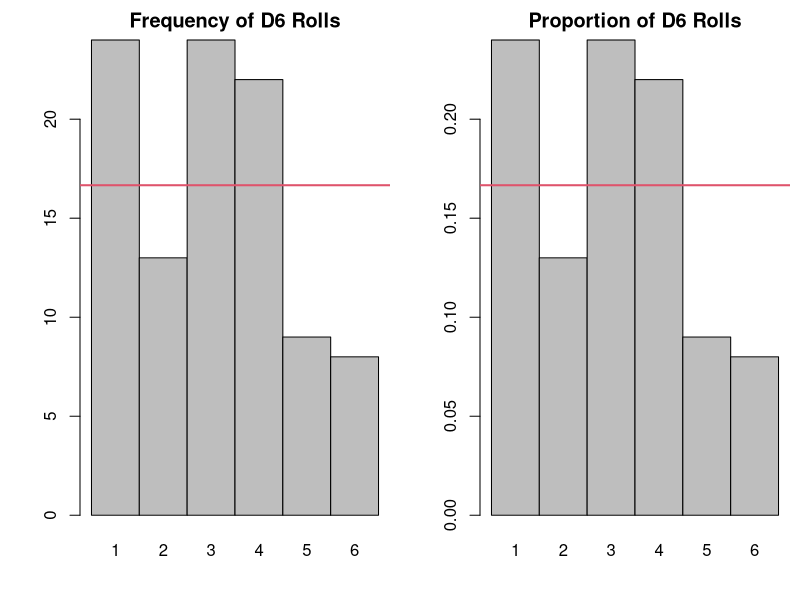
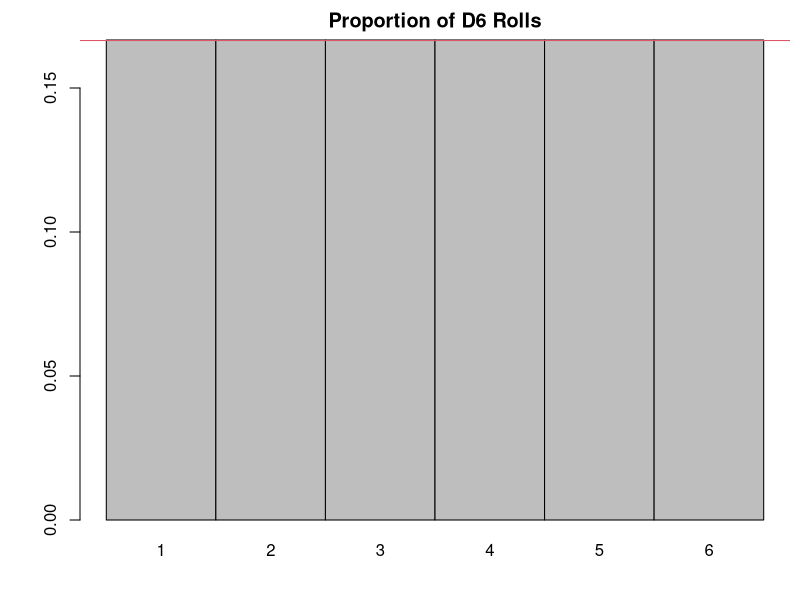
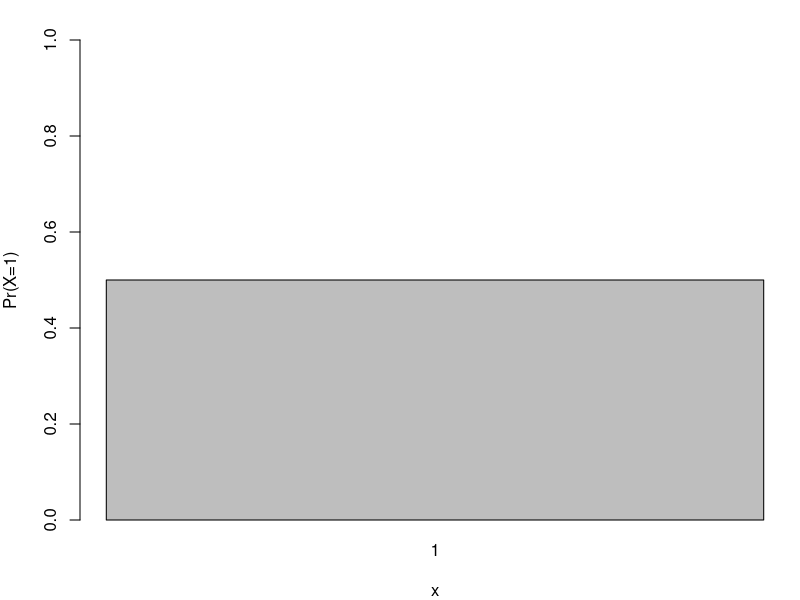
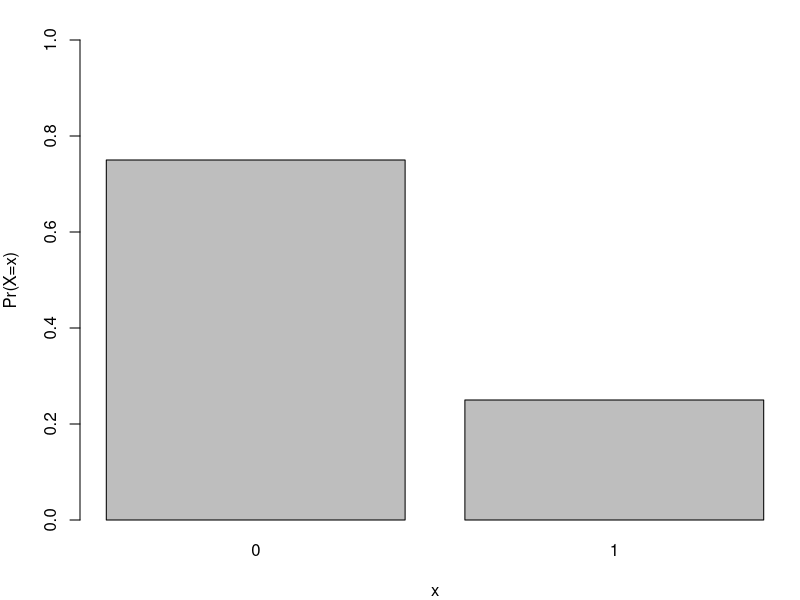
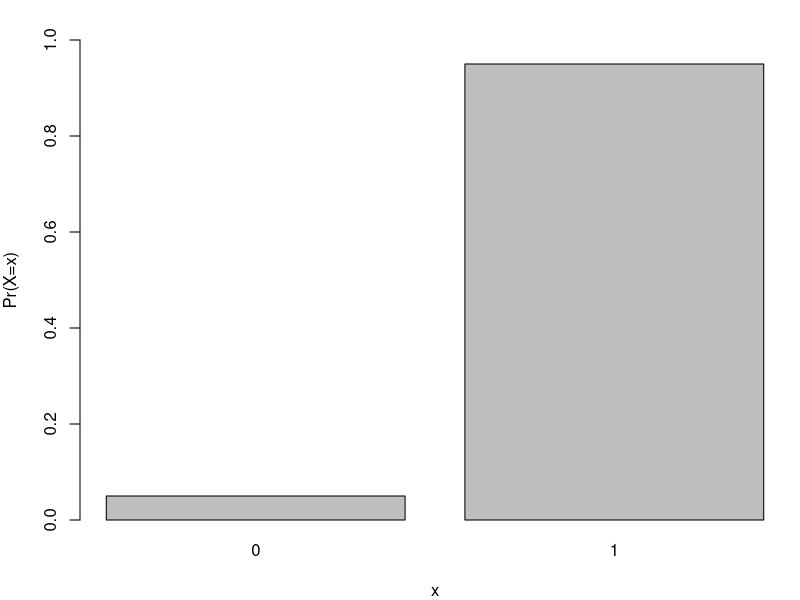
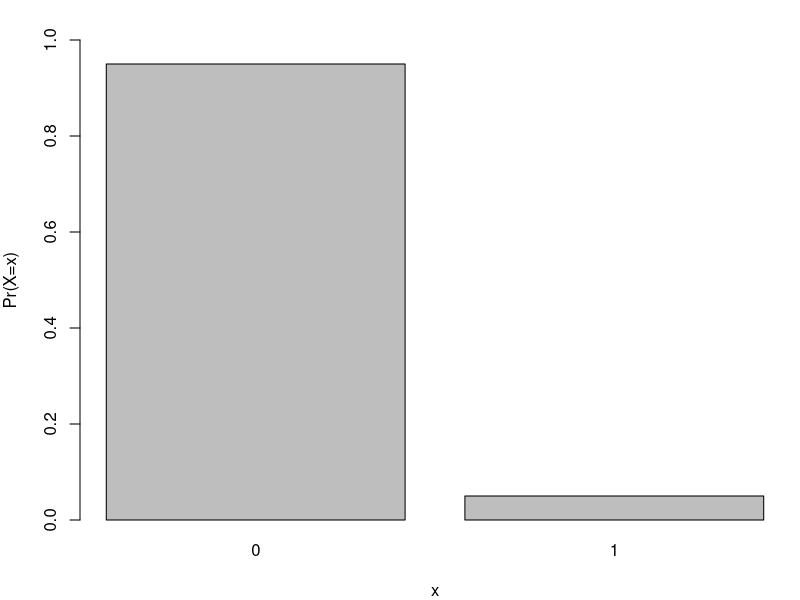
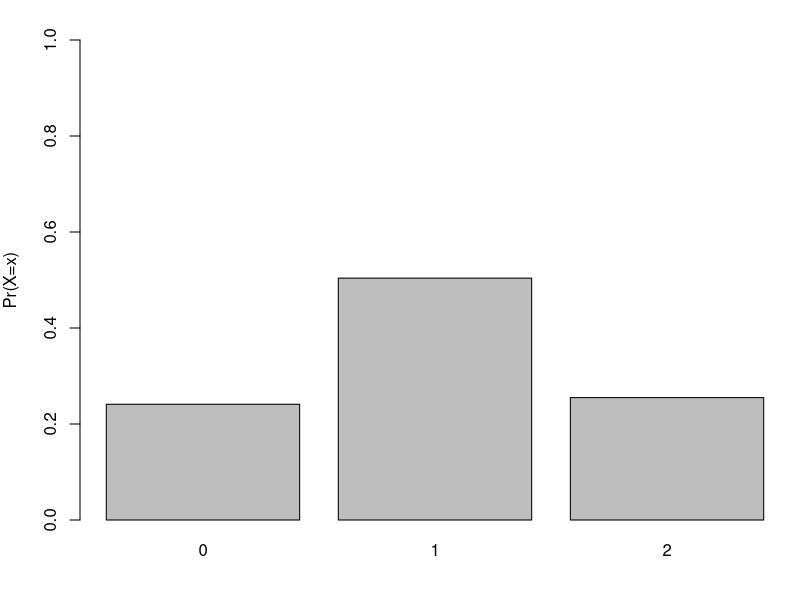
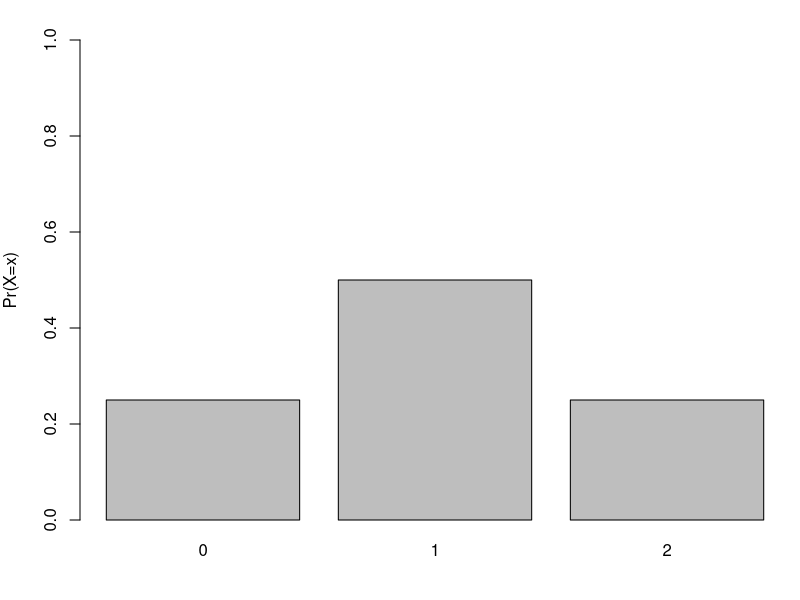

The R script that drew these images, in order:
## R_Demo_Simulation_Learning_Probability_Distributions.R
##########################################################################
## INSTRUCTOR: Christopher Fariss
## COURSE NAME: Advanced Computational Methods for Social Media and Textual Data (2F)
## University of Essex Summer School 2021
##
## Please e-mail me if you find any errors or have and suggestions
## e-mail: cjf0006@gmail.com
## e-mail: cjfariss@umich.edu
##########################################################################
## Introduction to tutorial:
## For this R tutorial, we will learn about:
##
## (1) Discrete probability distributions for discrete events (e.g., a coin flip; rolling a 6-sided dice).
## (2) Continuous probability distributions (e.g., SAT, GRE or LSAT scores; human weight at birth; distance from the center of the board for the beanbag toss or cornhole game)
##
##
##########################################################################

## first we will construct a density function using the now familiar sample() function

## let's simulate the roll of a D6
library(MASS)

## total number of rolls
## try changing this value from 100 to 1000 to 10000 to 100000
sim_n <- 100
sim_n

values <- sample(c(1,2,3,4,5,6), size=sim_n, replace=T)
values

table(values)
table(values)/sim_n

par(mfrow=c(1,2), mar=c(4,4,2,.5)) ## as always ?par
barplot(table(values), names.arg=c(1,2,3,4,5,6), space=0, main="Frequency of D6 Rolls")
abline(h=sim_n/6, col=2, lwd=2)
barplot(table(values)/sim_n, names.arg=c(1,2,3,4,5,6), space=0, main="Proportion of D6 Rolls")
abline(h=1/6, col=2, lwd=2)

## what is the probability of getting 1 of the numbers on our fair D6?
## this is a probability density function for our D6 roll.
par(mfrow=c(1,1), mar=c(4,4,2,.5))
#par(mfrow=c(1,1), mar=c(6,6,4,4))
barplot(rep(1/6, 6), names.arg=c(1,2,3,4,5,6), space=0, main="Proportion of D6 Rolls", ylim=c(0,1/6))
abline(h=1/6, col=2, lwd=2)

##########################################################################
##
## Bernoulli distribution
##
## The Bernoulli distribution is a special case of the Binomial distribution
##
## The sample space S for the Bernoulli distribution, is defined to take one element.
## There are two probabilities estimated by the distribution p and 1-p.
## The probability distribution for p is in reference to when the variable y=1 and 1-p is in reference to when y=0.
##
## discrete range of the observed binary variable: [0,1]
## distribution function: p^y * (1-p)^(1-y)
## parameters: p is a continuous, real value parameter that ranges from 0 to 1,
## it is interpreted as the probability of success of a single trial (success is when y=1)
##
## R function names (all with size argument set to 1):
## dbinom
## pbinom
## qbinom
## rbinom
##
## parameters:
## formula for the mean: p
## formula for the variance: p*(1-p)
##
## let's define our own Bernoulli function
## the argument p can take real (continuous) values between 0 and 1
## the argument y can take discrete values of 0 or 1
Bernoulli_function <- function(p,y){
    p^y * (1-p)^(1-y)
}

## call our user defined function
Bernoulli_function(p=.5, y=1)
Bernoulli_function(p=.5, y=0)
Bernoulli_function(p=.25, y=1)
Bernoulli_function(p=.25, y=0)

## use R's based function for a Bernoulli distribution
dbinom(1,size=1,.5)
dbinom(0,size=1,.5)
dbinom(1,size=1,.25)
dbinom(0,size=1,.25)

## graph the probability disribution
barplot(dbinom(x=1, size=1, prob=0.5), names.arg=c(1), ylim=c(0,1), ylab="Pr(X=1)", xlab="x")

## generate a vector with a 0 and 1
values <- dbinom(x=c(0,1), size=1, prob=0.25)
values

barplot(values, names.arg=c(0,1), ylim=c(0,1), ylab="Pr(X=x)", xlab="x")

values <- dbinom(x=c(0,1), size=1, prob=0.95)
barplot(values, names.arg=c(0,1), ylim=c(0,1), ylab="Pr(X=x)", xlab="x")

values <- dbinom(x=c(0,1), size=1, prob=0.05)
barplot(values, names.arg=c(0,1), ylim=c(0,1), ylab="Pr(X=x)", xlab="x")


##########################################################################
##
## Binomial distribution
##
## The sample space S for the Bernoulli distribution, is defined to take one element. 
## There are two probabilities estimated by the distribution p and 1-p. 
## The probability distribution for p is in reference to when the variable y=1 and 1-p is in reference to when y=0.
##
## discrete range of the observed binary variable: [0,N]
## distribution function: choose(N, y) * p^y * (1-p)^(N-y)
## parameters: p is a continuous, real value parameter that ranges from 0 to 1, it is interpreted as the probability of success of a single trial (success is when y=1). when N > 1, it is interpreted as the probability of success for each individual N trial
##
## choose(N, y) is the binomial coefficient and is defined as N!/(y!(N − y)!).
## This turns into a very large number as N increases.
## It is used to normalize (bound the probability for a binomial outcome) to range from 0 to 1.
## It is also called the normalization coefficient.
##
## R function names (all with size argument set to N):
## dbinom
## pbinom
## qbinom
## rbinom
##
## parameters:
## formula for the mean: N*p
## formula for the variance: N*p*(1-p)
##
## let's define our own Bernoulli function
## the argument p can take values between 0 and 1
## the argument y can take discrete values of 0 or 1
Binomial_function <- function(p,y,N){
    (factorial(N)/(factorial(y) * factorial(N-y) )) * p^y * (1-p)^(N-y)
}

## quick reminder on factorials
## factorials are just the product of all the integer values in a sequence starting from the largest number in the seqence down to 1
factorial(3) # 3! written out in math but this won't work in R
prod(3:1)
prod(seq(from=3,to=1,by=-1))
3*2*1

factorial(4)
prod(4:1)
prod(seq(4,1))
4*3*2*1

## careful with this rule though
factorial(0)
prod(0)

## call our user defined function
Binomial_function(p=.5, y=2, N=2)
Binomial_function(p=.5, y=1, N=2)
Binomial_function(p=.5, y=0, N=2)
Binomial_function(p=.25, y=2, N=2)
Binomial_function(p=.25, y=1, N=2)
Binomial_function(p=.25, y=0, N=2)

## use R's based function for a Binomial distribution
dbinom(2,size=2,.5)
dbinom(1,size=2,.5)
dbinom(0,size=2,.5)
dbinom(2,size=2,.25)
dbinom(1,size=2,.25)
dbinom(0,size=2,.25)

## write out binomail function using the choose() function instead of factorial
Binomial_function_2 <- function(p,y,N){
    choose(N,y) * p^y * (1-p)^(N-y)
}
Binomial_function_2(p=.5, y=2, N=2)
Binomial_function(p=.5, y=2, N=2)
dbinom(2,size=2,.5)

sim_n <- 10000
coin_flip_trial1 <- sample(c(0,1),size=sim_n, replace=TRUE)
coin_flip_trial2 <- sample(c(0,1),size=sim_n, replace=TRUE)
table(coin_flip_trial1)/sim_n
table(coin_flip_trial2)/sim_n

table(coin_flip_trial1 + coin_flip_trial2)/sim_n

barplot(table(coin_flip_trial1 + coin_flip_trial2)/sim_n, names.arg=c(0,1,2), ylim=c(0,1), ylab="Pr(X=x)")


values <- dbinom(x=c(0,1,2), size=2, prob=0.5)
values
par(mfrow=c(1,1))
barplot(values, names.arg=c(0,1,2), ylim=c(0,1), ylab="Pr(X=x)")

values <- dbinom(x=c(0,1,2), size=2, prob=1/3)
values
barplot(values, names.arg=c(0,1,2), ylim=c(0,1), ylab="Pr(X=x)")

values <- dbinom(x=c(0,1,2,3,4,5,6), size=6, prob=1/2)
values
barplot(values, names.arg=c(0:6), ylim=c(0,1), ylab="Pr(X=x)")

values <- dbinom(x=c(0,1,2,3,4,5), size=5, prob=1/2)
values
barplot(values, names.arg=c(0:5), ylim=c(0,1), ylab="Pr(X=x)")


values <- dbinom(x=0:10, size=10, prob=.5)
values
barplot(values, names.arg=c(0:10), ylim=c(0,1), ylab="Pr(X=x)")


values <- dbinom(x=0:10, size=10, prob=.9)
values
barplot(values, names.arg=c(0:10), ylim=c(0,1), ylab="Pr(X=x)")


## here is where the Bonus (optional) questions start

##########################################################################
## Additional probability distributions for discrete variables (integers that are usually strictly positive)
##########################################################################
##
##########################################################################
## Poisson distribution
##
## R function names:
## dpois
## ppois
## qpois
## rpois
##
##########################################################################
## geogetric distribution
##
## R function names:
## dgeom
## pgeom
## qgeom
## rgeom
##
##########################################################################
## negative binomial distribution
##
## R function names:
## dnbinom
## pnbinom
## qnbinom
## rnbinom
##
##########################################################################
## hypergeometric distribution
##
## R function names:
## dhyper
## phyper
## qhyper
## rhyper
##
##########################################################################
## multinomial distribution
##
## R function names:
## rmultinom
## dmultinom
##
##########################################################################
## continuous probability distributions usually called density functions
##########################################################################
##
## uniform distribution
##
## The uniform distribution is a continuous distribution
##
## The sample space S for the uniform distribution, is defined so that the density for any value is the same or uniform over the range of possible values that any one element can take. Instead of directly estimating probabilities as we did above, we will instead estimate density.
##
## What is density? Density is the relative probability of sampling an event a specific point along the range of possible values defined by the function.
##
## In other words, the uniform distribution with range a to b, denoted U (a, b), has a constant probability density of 1/(b−a) for a <= y <= b and zero probability elsewhere. The standard uniform is defined so that a=0 and b=1: U(0,1),
##
## range a <= y <= b
## distribution function: 1/(b − a)
## parameters: a and b
## R function names:
## dunif
## punif
## qunif
## runif
##
## parameters:
## formula for the mean: (a + b)/2
## formula for the variance: ((b - a)^2)/12
##
## let's define our own uniform function
uniform_function <- function(x,a,b){
    ifelse(x>=a & x<=b, 1/(b - a), 0)
}

## call our user defined function
uniform_function(1,0,1)
uniform_function(1,0,2)
uniform_function(1,-1,1)
uniform_function(1,-10,10)

uniform_function(-8,0,1)
uniform_function(-8,0,2)
uniform_function(-8,-1,1)
uniform_function(-8,-10,10)

## use R's based function for a uniform distribution
dunif(1,0,1)
dunif(1,0,2)
dunif(1,-1,1)
dunif(1,-10,10)

dunif(-8,0,1)
dunif(-8,0,2)
dunif(-8,-1,1)
dunif(-8,-10,10)

## we can use the p or probability version of the uniform function built into R to answer to the following question:
## What is the probability of observing a value between 0 and 0.5 for a uniform random variable that spans the range 0 to 1?
punif(0.5,0,1)

punif(0.25,0,1)

## What is the probability of observing a value between 0.25 and 0.5 for a uniform random variable that spans the range 0 to 1?
punif(0.5,0,1) - punif(0.25,0,1)

## Graph the Uniform density function using the curve() function
curve(expr=dunif, ylab="Pr(X=x)", type="l", xlim=c(0,1), ylim=c(0,1.05), lwd=3, col="navy", main="U(0,1) Density")

curve(expr=dunif, n=10001, from=-2,to=2, ylab="Pr(X=x)", type="l", xlim=c(-2,2), ylim=c(0,1.05), lwd=3, col="navy", main="U(0,1) Density")

curve(expr=dunif(x, min = 0, max = 1), n=10001, from=-2,to=2, ylab="Pr(X=x)", type="l", xlim=c(-2,2), ylim=c(0,1.05), lwd=3, col="navy", main="U(0,1) Density")

curve(expr=dunif(x, min = -1, max = 1), n=10001, from=-2,to=2, ylab="Pr(X=x)", type="l", xlim=c(-2,2), ylim=c(0,1.05), lwd=3, col="navy", main="U(-1,1) Density")

curve(expr=dunif(x, min = -2, max = 2), n=10001, from=-2,to=2, ylab="Pr(X=x)", type="l", xlim=c(-2,2), ylim=c(0,1.05), lwd=3, col="navy", main="U(-2,2) Density")

curve(expr=dunif(x, min = -2, max = 2), n=10001, from=-10,to=10, ylab="Pr(X=x)", type="l", xlim=c(-10,10), ylim=c(0,1.05), lwd=3, col="navy", main="U(-2,2) Density")

curve(expr=dunif(x, min = -2, max = 2), n=10001, from=-100,to=100, ylab="Pr(X=x)", type="l", xlim=c(-100,100), ylim=c(0,1.05), lwd=3, col="navy", main="U(-2,2) Density")


## how many of the draws are very close to the middle of the normal distribution? (hint: what is the proportion)
sim_n <- 10000
random_draws <- runif(sim_n,0,1)
summary(random_draws)

table(random_draws>=0 & random_draws<=.25)/sim_n

table(random_draws>=0 & random_draws<=.5)/sim_n

table(random_draws>=.4 & random_draws<=.5)/sim_n

table(random_draws>=0 & random_draws<=1)/sim_n

## we can calculate the above with a p-type function in R
## the p-type function for a density function tells us the density or probability of a function at a given value along the x-axis
punif(.25) - punif(0)

punif(.5) - punif(0)

punif(1) - punif(0)

punif(1) - punif(-1)

punif(.5) - punif(.4)


##########################################################################
##
## normal distribution
##
## The normal distribution is a continuous distribution
##
## The sample space S for the normal distribution, is defined so that the density for any value along the real number line from negative infinity to positive infinity. Instead of directly estimating probabilities as we did above, as with the uniform distribution we will instead estimate density.
##
## What is density? Density is the relative probability of sampling an event a specific point along the range of possible values defined by the function.
##
## Unlike the uniform distribution the density value for a normal distribution varies (is not uniform) for different values along the real number line.
##
##
## range:
## distribution function: 1/(sigma*sqrt(2*pi)) * exp(-(y - mu)^2/2*sigma^2)
## parameters: the mean mu and the standard deviation sigma (or the variance sigma^2)
## R function names:
## dnorm
## pnorm
## qnorm
## rnorm
##
## parameters:
## formula for the mean: mu
## formula for the variance: sigma^2
##
## let's define our own uniform function
normal_density <- function(y, mu, sigma){
    1/(sigma*sqrt(2*pi)) * exp(-(y - mu)^2/2*sigma^2)
}

## call the user defined normal density function
normal_density(y=0, mu=0, sigma=1) ## standard normal density mu=0, sd=1
normal_density(y=0, mu=1, sigma=1)
normal_density(y=-1, mu=1, sigma=1)
normal_density(y=1, mu=1, sigma=1)
normal_density(y=1.5, mu=1, sigma=1)

## use R's based function for a normal distribution
dnorm(0, mean=0, sd=1)
dnorm(0, mean=1, sd=1)
dnorm(-1, mean=1, sd=1)
dnorm(1, mean=1, sd=1)
dnorm(1.5, mean=1, sd=1)

## Remember that for a normal distribution the probablity of observing a specific event or value of a variable
## changes depending on where along the real number line the value resides.

## we can use the p or probability verison of the normal function built into R to answer to the following question:

## What is the probability of observing a value between negative infinity and 0 for a normally distributed random variable with mean=0 and standard deviation=1 ?
pnorm(0, mean=0, sd=1)

## What is the probablity of observing a value between -1 and 0 for a normally distributed random variable with mean=0 and standard deviation=1 ?
pnorm(0,0,1) - pnorm(-1,0,1)

## let's graph this to see what is happening
## load packages
pkgs <- c("MASS")
invisible(sapply(pkgs, require, character.only = TRUE))

## create sequence of real numbers, these are a set of possible values that are estiamte of the mean can take
x <- seq(-3,3,.001)
x
length(x)

## set mean and variance parameters
mu <- 0
sigma <- 1
sigma_pow2 <- sigma^2

## calculate the density using the normal distribution function
## density is a probability measure
x_density <- 1/(sigma*sqrt(2*pi)) * exp(-(x - mu)^2/2*sigma^2)

## calculate the density using the normal distribution function dnorm() which is built into R
x_dnorm <- dnorm(x, mean=mu, sd=sigma)

## plot the two estimated densities to verify that they are the same
par(mfrow=c(1,1))
plot(x_density, x_dnorm)

## plot the x_density variable along each value of x definied in the sequence above:
plot(x,x_density, xlab="random variable", ylab="density")

sum(x_density)/sum(x_density)  ## this should approach as we add more values to the sequence 1 either by decreasing the interval between values in the sequence or by increasing the total range of the seqence
sum(x_density[x<=0])/sum(x_density)
sum(x_density[x<=0 & x>=-1])/sum(x_density)

pnorm(0,0,1)
pnorm(0,0,1) - pnorm(-1,0,1)


## fill in the sequence more so that the values converge on the true values from the pnorm functions
x <- seq(-6,6,.001)
x_density <- 1/(sigma*sqrt(2*pi)) * exp(-(x - mu)^2/2*sigma^2)
sum(x_density)/sum(x_density)
sum(x_density[x<=0])/sum(x_density)
sum(x_density[x<=0 & x>=-1])/sum(x_density)


## Graph the Normal density function using the curve() function
curve(expr=dnorm, ylab="Pr(X=x)", type="l", xlim=c(-4,4), ylim=c(0,1), lwd=3, col="navy", main="N(0,1) Density")

curve(expr=dnorm, ylab="Pr(X=x)", type="l", xlim=c(-8,8), ylim=c(0,1), lwd=3, col="navy", main="N(0,1) Density")

curve(expr=dnorm(x, mean=0, sd=2), ylab="Pr(X=x)", type="l", xlim=c(-4,4), ylim=c(0,1.05), lwd=3, col="navy", main="N(0,2^2) Density")

curve(expr=dnorm(x, mean=0, sd=2), ylab="Pr(X=x)", type="l", xlim=c(-8,8), ylim=c(0,1.05), lwd=3, col="navy", main="N(0,2^2) Density")

curve(expr=dnorm(x, mean=0, sd=1/2), ylab="Pr(X=x)", type="l", xlim=c(-4,4), ylim=c(0,1.05), lwd=3, col="navy", main="N(0,.5^2) Density")

curve(expr=dnorm(x, mean=0, sd=1/2), ylab="Pr(X=x)", type="l", xlim=c(-8,8), ylim=c(0,1.05), lwd=3, col="navy", main="N(0,.5^2) Density")


## graph some randomly generated numbers

par(mfrow=c(2,2))

random_draws <- rnorm(10)
truehist(random_draws)
curve(expr=dnorm, xlim=c(-3,3), col="darkorange", add=TRUE, lwd=2)

random_draws <- rnorm(100)
truehist(random_draws)
curve(expr=dnorm, xlim=c(-3,3), col="darkorange", add=TRUE, lwd=2)

random_draws <- rnorm(1000)
truehist(random_draws)
curve(expr=dnorm, xlim=c(-3,3), col="darkorange", add=TRUE, lwd=2)

random_draws <- rnorm(10000)
truehist(random_draws)
curve(expr=dnorm, xlim=c(-3,3), col="darkorange", add=TRUE, lwd=2)

## how many of the draws are very close to the middle of the normal distribution?
## (hint: what is the proportion)
sim_n <- 10000
random_draws <- rnorm(sim_n)

table(random_draws>-1 & random_draws<1)/sim_n

table(random_draws>-2 & random_draws<2)/sim_n

table(random_draws>-3 & random_draws<3)/sim_n

## we can calculate the above with a p-type function in R
## the p-type function for a density function tells us the density or probability of a function at a given value along the x-axis
pnorm(1) - pnorm(-1)

pnorm(2) - pnorm(-2)

pnorm(3) - pnorm(-3)


## more optional bonus problems

##########################################################################
## additional continuous probability distributions usually called density functions
##########################################################################
##
## Student's t-distribution
##
## R function names:
## dt
## pt
## qt
## rt
##
##########################################################################
## exponential distribution
##
## R function names:
## dexp
## pexp
## qexp
## rexp
##
##########################################################################
## chi-squared disribution
##
## R function names:
## dchisq
## pchisq
## qchisq
## rchisq
##
##########################################################################
## f-distribution
##
## R function names:
## df
## pf
## qf
## rf
##
##########################################################################
## gamma distribution
##
## R function names:
## dgamma
## pgamma
## qgamma
## rgamma
##
##########################################################################
## beta distributions
##
## R function names:
## dbeta
## pbeta
## qbeta
## rbeta
